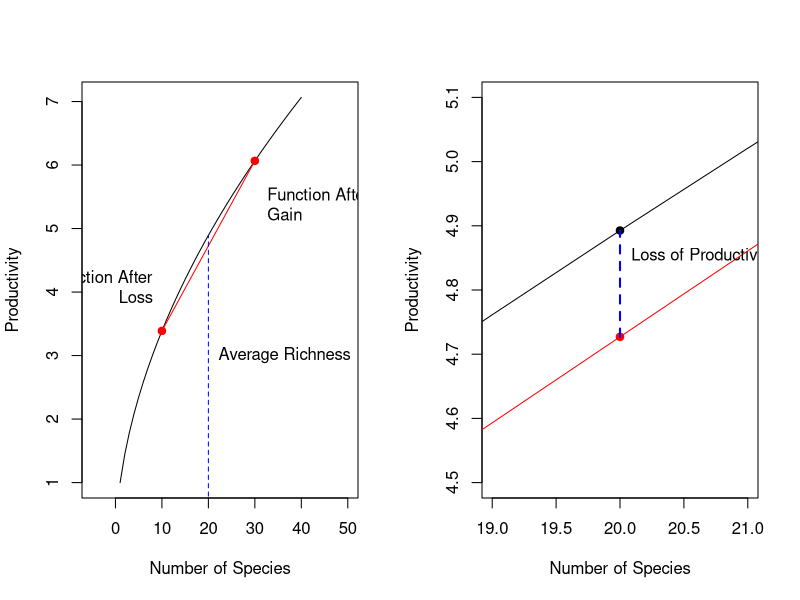

Generate this figure with R: (Note: this script raises an error after producing the figure.)
s <- 1:40
f <- function(x, b=0.53) x^b


fun_lost <- function(s, ch, b=0.53)
  (f(s) - (f(s-ch,b)+f(s+ch,b))/2)/f(s)

####Plot Jensen's inequality
m <- 20 #mean richness
ch <- 10 #deviation from mean - loss or gain

par(mfrow=c(1,2))

#
plot(s, f(s), type="l", xlab="Number of Species", ylab="Productivity", xlim=c(-5, 50))
segments(m-ch, f(m-ch), m+ch, f(m+ch), col="red")
points(m-ch, f(m-ch), col="red", pch=19)
points(m+ch, f(m+ch), col="red", pch=19)
segments(20,0,20,f(m), lty=2, col="blue")
text(20.0, 3, "Average Richness", pos=4)
text(m-ch+0.2, 4, "Function After\nLoss", pos=2)
text(m+ch+0.5, 5.3, "Function After\nGain", pos=4)

plot(s, f(s), type="l", xlim=c(19,21), ylim=c(4.5, 5.1), xlab="Number of Species", ylab="Productivity")
segments(m-ch, f(m-ch), m+ch, f(m+ch), col="red")
points(m, f(m), col="black", pch=19)
points(m, (f(m-ch)+f(m+ch))/2, col="red", pch=19)
segments(m, (f(m-ch)+f(m+ch))/2, m, f(m), lty=2, col="blue", lwd=2)
text(20.01, f(m)-0.04, "Loss of Productivity", pos=4)

par(mfrow=c(1,1))

ggplot() +
  geom_line(mapping=aes(x=s, y=f(s))) +
  geom_segment(aes(x=m-ch, xend=m+ch, y=f(m-ch), yend=f(m+ch)), color="red")+
  geom_segment(aes(x=m, xend=m, y=(f(m-ch)+f(m+ch))/2, yend=f(m)), color="blue", lty=1)+
  geom_point(aes(x=m, y=f(m)), color="black") +
  geom_point(aes(x=m, y=(f(m-ch)+f(m+ch))/2)) +
  xlim(c(m-ch,m+ch)) +
  ylim(c(f(m-ch), f(m+ch)))

#Plot loss of function by initial diversity
library(ggplot2)

jensens_frame <- data.frame(expand.grid(change = c(3,5,9), 
                                        initial_s = 5:30, 
                                        b=c(0.25, 0.47, 0.53))) %>%
  mutate(function_lost = fun_lost(initial_s, change, b)) %>%
  mutate(b=paste0("b = ", b)) %>%
  mutate(change=paste0("± ", change, " species")) 

ggplot(data=jensens_frame, aes(x=initial_s, y=function_lost)) +
  geom_line(lwd=1.2) +
  facet_grid(change ~ b) +
  theme_bw(base_size=14) +
  ylab("Propotion of Productivity Lost") +
  xlab("Mean Diversity")

